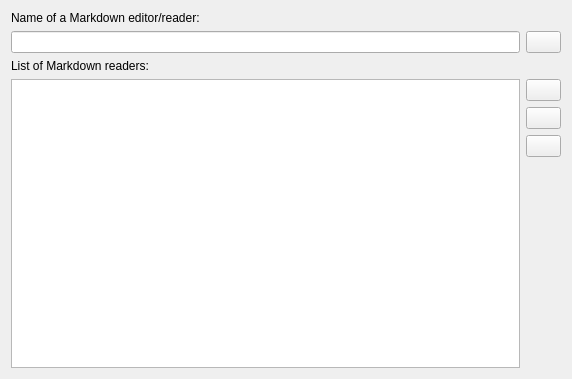
<?xml version="1.0" encoding="UTF-8"?>
<ui version="4.0">
 <class>ExternalReadersListSettingsWidget</class>
 <widget class="QWidget" name="ExternalReadersListSettingsWidget">
  <property name="geometry">
   <rect>
    <x>0</x>
    <y>0</y>
    <width>572</width>
    <height>379</height>
   </rect>
  </property>
  <property name="minimumSize">
   <size>
    <width>300</width>
    <height>200</height>
   </size>
  </property>
  <property name="maximumSize">
   <size>
    <width>800</width>
    <height>600</height>
   </size>
  </property>
  <property name="windowTitle">
   <string>Markdown Readers</string>
  </property>
  <layout class="QVBoxLayout" name="verticalLayout_2">
   <item>
    <widget class="QLabel" name="label1">
     <property name="text">
      <string>Name of a Markdown editor/reader:</string>
     </property>
    </widget>
   </item>
   <item>
    <layout class="QHBoxLayout" name="horizontalLayout_2">
     <item>
      <widget class="QLineEdit" name="editorLine"/>
     </item>
     <item>
      <widget class="QPushButton" name="addLine">
       <property name="sizePolicy">
        <sizepolicy hsizetype="Fixed" vsizetype="Fixed">
         <horstretch>0</horstretch>
         <verstretch>0</verstretch>
        </sizepolicy>
       </property>
       <property name="maximumSize">
        <size>
         <width>35</width>
         <height>16777215</height>
        </size>
       </property>
       <property name="text">
        <string/>
       </property>
       <property name="icon">
        <iconset resource="../deeptags.qrc">
         <normaloff>:/images/add.png</normaloff>:/images/add.png</iconset>
       </property>
      </widget>
     </item>
    </layout>
   </item>
   <item>
    <widget class="QLabel" name="label2">
     <property name="text">
      <string>List of Markdown readers:</string>
     </property>
    </widget>
   </item>
   <item>
    <layout class="QHBoxLayout" name="horizontalLayout">
     <item>
      <widget class="QListWidget" name="listWidget"/>
     </item>
     <item>
      <layout class="QVBoxLayout" name="verticalLayout">
       <item>
        <widget class="QPushButton" name="rmButton">
         <property name="sizePolicy">
          <sizepolicy hsizetype="Fixed" vsizetype="Fixed">
           <horstretch>0</horstretch>
           <verstretch>0</verstretch>
          </sizepolicy>
         </property>
         <property name="maximumSize">
          <size>
           <width>35</width>
           <height>16777215</height>
          </size>
         </property>
         <property name="text">
          <string/>
         </property>
         <property name="icon">
          <iconset resource="../deeptags.qrc">
           <normaloff>:/images/delete.png</normaloff>:/images/delete.png</iconset>
         </property>
        </widget>
       </item>
       <item>
        <widget class="QPushButton" name="upButton">
         <property name="sizePolicy">
          <sizepolicy hsizetype="Fixed" vsizetype="Fixed">
           <horstretch>0</horstretch>
           <verstretch>0</verstretch>
          </sizepolicy>
         </property>
         <property name="maximumSize">
          <size>
           <width>35</width>
           <height>16777215</height>
          </size>
         </property>
         <property name="text">
          <string/>
         </property>
         <property name="icon">
          <iconset resource="../deeptags.qrc">
           <normaloff>:/images/arrowup.png</normaloff>:/images/arrowup.png</iconset>
         </property>
        </widget>
       </item>
       <item>
        <widget class="QPushButton" name="downButton">
         <property name="sizePolicy">
          <sizepolicy hsizetype="Fixed" vsizetype="Fixed">
           <horstretch>0</horstretch>
           <verstretch>0</verstretch>
          </sizepolicy>
         </property>
         <property name="maximumSize">
          <size>
           <width>35</width>
           <height>16777215</height>
          </size>
         </property>
         <property name="text">
          <string/>
         </property>
         <property name="icon">
          <iconset resource="../deeptags.qrc">
           <normaloff>:/images/arrowdown.png</normaloff>:/images/arrowdown.png</iconset>
         </property>
        </widget>
       </item>
       <item>
        <spacer name="verticalSpacer">
         <property name="orientation">
          <enum>Qt::Vertical</enum>
         </property>
         <property name="sizeHint" stdset="0">
          <size>
           <width>20</width>
           <height>40</height>
          </size>
         </property>
        </spacer>
       </item>
      </layout>
     </item>
    </layout>
   </item>
  </layout>
 </widget>
 <resources>
  <include location="../deeptags.qrc"/>
 </resources>
 <connections/>
</ui>
